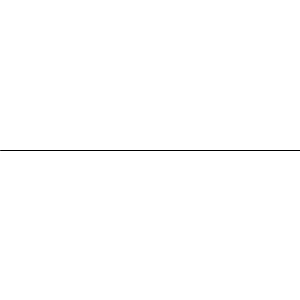
Frame 1 (no input)
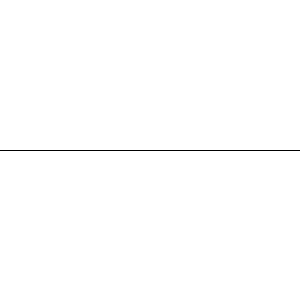
Frame 60 (the mouse pressed at the canvas centre just before this capture)
Frame 120 (the mouse held since frame 60 and released just before this capture): identical to frame 60, image omitted

The Processing sketch that drew these frames (run headless with seeded random() and noise(); from frame 60 on, the mouse is pressed at the canvas centre):

// Processing sketch: original
// ── original.pde
float circleSize = 100; // Diameter of the circle

void setup() {
  size(300, 300); 
  background(255);
}

void draw() {
  line(0, height/2, 300, height/2);
  save("line.jpg");
}
